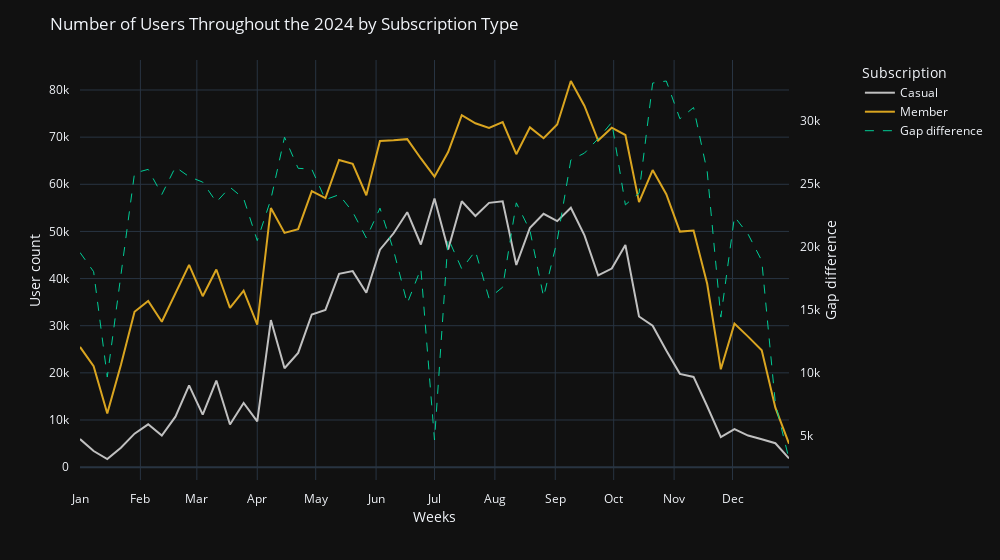

The notebook cell saved with this chart:
### Code cell
legend_name = {
    'casual': 'Casual',
    'member': 'Member',
    'gap_df': 'Gap difference'
}

member_year_line = px.line(
    member_year_count_df,
    x='week_start',
    y='count',
    color='member_casual',
    width=1000,
    template='plotly_dark',
    color_discrete_sequence=['silver', 'goldenrod'],
    
)

member_year_line.add_trace(
    go.Scatter(
        x=gap_df['week_start'],
        y=gap_df['gap_diff'],
        name='gap_df',
        line={
            'dash': 'dash',
            'width': 1
        },
        yaxis="y2"
    )
)

member_year_line.update_layout(
    xaxis_title='Weeks', 
    yaxis_title='User count', 
    title='Number of Users Throughout the 2024 by Subscription Type',
    legend_title_text='Subscription',
    yaxis=dict(
        range=[0, None],
    ),
    yaxis2=dict(
        title=dict(text="Gap difference"),
        dtick=5000,
        tickmode='linear',
        side="right",
        range=[0, None],
        overlaying="y",
        showgrid= False,
    ),
    xaxis=dict(
        dtick="M1",
        tickformat="%b",
    ),
    margin=dict(
        pad=10
    ),
    legend=dict(
        x=1.1
    )
)

member_year_line.for_each_trace(lambda x: x.update(name=legend_name[x.name]))

member_year_line.show()

### Figure 1 — Plotly figure (JSON) as saved in the notebook; plotly's stock layout.template omitted (floating-point values rounded to 4 significant figures)
{"data": [{"hovertemplate": "member_casual=casual<br>week_start=%{x}<br>count=%{y}<extra></extra>", "legendgroup": "casual", "line": {"color": "silver", "dash": "solid"}, "marker": {"symbol": "circle"}, "mode": "lines", "name": "Casual", "orientation": "v", "showlegend": true, "type": "scatter", "x": ["2024-01-01", "2024-01-08", "2024-01-15", "2024-01-22", "2024-01-29", "2024-02-05", "2024-02-12", "2024-02-19", "2024-02-26", "2024-03-04", "2024-03-11", "2024-03-18", "2024-03-25", "2024-04-01", "2024-04-08", "2024-04-15", "2024-04-22", "2024-04-29", "2024-05-06", "2024-05-13", "2024-05-20", "2024-05-27", "2024-06-03", "2024-06-10", "2024-06-17", "2024-06-24", "2024-07-01", "2024-07-08", "2024-07-15", "2024-07-22", "2024-07-29", "2024-08-05", "2024-08-12", "2024-08-19", "2024-08-26", "2024-09-02", "2024-09-09", "2024-09-16", "2024-09-23", "2024-09-30", "2024-10-07", "2024-10-14", "2024-10-21", "2024-10-28", "2024-11-04", "2024-11-11", "2024-11-18", "2024-11-25", "2024-12-02", "2024-12-09", "2024-12-16", "2024-12-23", "2024-12-30"], "xaxis": "x", "y": [5958, 3414, 1726, 4099, 7102, 9080, 6690, 10707, 17346, 11130, 18372, 9060, 13606, 9727, 31197, 20974, 24237, 32393, 33346, 41016, 41586, 36977, 46124, 49609, 54082, 47225, 56994, 46178, 56406, 53274, 56062, 56404, 42894, 50778, 53746, 52190, 55013, 49168, 40689, 42120, 47121, 31956, 30008, 24720, 19786, 19137, 12911, 6364, 8078, 6691, 5917, 5074, 1855], "yaxis": "y"}, {"hovertemplate": "member_casual=member<br>week_start=%{x}<br>count=%{y}<extra></extra>", "legendgroup": "member", "line": {"color": "goldenrod", "dash": "solid"}, "marker": {"symbol": "circle"}, "mode": "lines", "name": "Member", "orientation": "v", "showlegend": true, "type": "scatter", "x": ["2024-01-01", "2024-01-08", "2024-01-15", "2024-01-22", "2024-01-29", "2024-02-05", "2024-02-12", "2024-02-19", "2024-02-26", "2024-03-04", "2024-03-11", "2024-03-18", "2024-03-25", "2024-04-01", "2024-04-08", "2024-04-15", "2024-04-22", "2024-04-29", "2024-05-06", "2024-05-13", "2024-05-20", "2024-05-27", "2024-06-03", "2024-06-10", "2024-06-17", "2024-06-24", "2024-07-01", "2024-07-08", "2024-07-15", "2024-07-22", "2024-07-29", "2024-08-05", "2024-08-12", "2024-08-19", "2024-08-26", "2024-09-02", "2024-09-09", "2024-09-16", "2024-09-23", "2024-09-30", "2024-10-07", "2024-10-14", "2024-10-21", "2024-10-28", "2024-11-04", "2024-11-11", "2024-11-18", "2024-11-25", "2024-12-02", "2024-12-09", "2024-12-16", "2024-12-23", "2024-12-30"], "xaxis": "x", "y": [25500, 21431, 11363, 21664, 32958, 35232, 30845, 37043, 42919, 36268, 41922, 33793, 37444, 30215, 54971, 49685, 50473, 58558, 57088, 65156, 64354, 57670, 69194, 69318, 69576, 65477, 61626, 66847, 74645, 72939, 71968, 73188, 66385, 72073, 69760, 72698, 81911, 76614, 69276, 72012, 70451, 56216, 63022, 57899, 49961, 50207, 38887, 20768, 30469, 27686, 24811, 12606, 4976], "yaxis": "y"}, {"line": {"dash": "dash", "width": 1}, "name": "Gap difference", "type": "scatter", "x": ["2024-01-01", "2024-01-08", "2024-01-15", "2024-01-22", "2024-01-29", "2024-02-05", "2024-02-12", "2024-02-19", "2024-02-26", "2024-03-04", "2024-03-11", "2024-03-18", "2024-03-25", "2024-04-01", "2024-04-08", "2024-04-15", "2024-04-22", "2024-04-29", "2024-05-06", "2024-05-13", "2024-05-20", "2024-05-27", "2024-06-03", "2024-06-10", "2024-06-17", "2024-06-24", "2024-07-01", "2024-07-08", "2024-07-15", "2024-07-22", "2024-07-29", "2024-08-05", "2024-08-12", "2024-08-19", "2024-08-26", "2024-09-02", "2024-09-09", "2024-09-16", "2024-09-23", "2024-09-30", "2024-10-07", "2024-10-14", "2024-10-21", "2024-10-28", "2024-11-04", "2024-11-11", "2024-11-18", "2024-11-25", "2024-12-02", "2024-12-09", "2024-12-16", "2024-12-23", "2024-12-30"], "y": [19542, 18017, 9637, 17565, 25856, 26152, 24155, 26336, 25573, 25138, 23550, 24733, 23838, 20488, 23774, 28711, 26236, 26165, 23742, 24140, 22768, 20693, 23070, 19709, 15494, 18252, 4632, 20669, 18239, 19665, 15906, 16784, 23491, 21295, 16014, 20508, 26898, 27446, 28587, 29892, 23330, 24260, 33014, 33179, 30175, 31070, 25976, 14404, 22391, 20995, 18894, 7532, 3121], "yaxis": "y2"}], "layout": {"legend": {"title": {"text": "Subscription"}, "tracegroupgap": 0, "x": 1.1}, "margin": {"pad": 10, "t": 60}, "title": {"text": "Number of Users Throughout the 2024 by Subscription Type"}, "width": 1000, "xaxis": {"anchor": "y", "domain": [0, 1], "dtick": "M1", "tickformat": "%b", "title": {"text": "Weeks"}}, "yaxis": {"anchor": "x", "domain": [0, 1], "range": [0, null], "title": {"text": "User count"}}, "yaxis2": {"dtick": 5000, "overlaying": "y", "range": [0, null], "showgrid": false, "side": "right", "tickmode": "linear", "title": {"text": "Gap difference"}}}}
